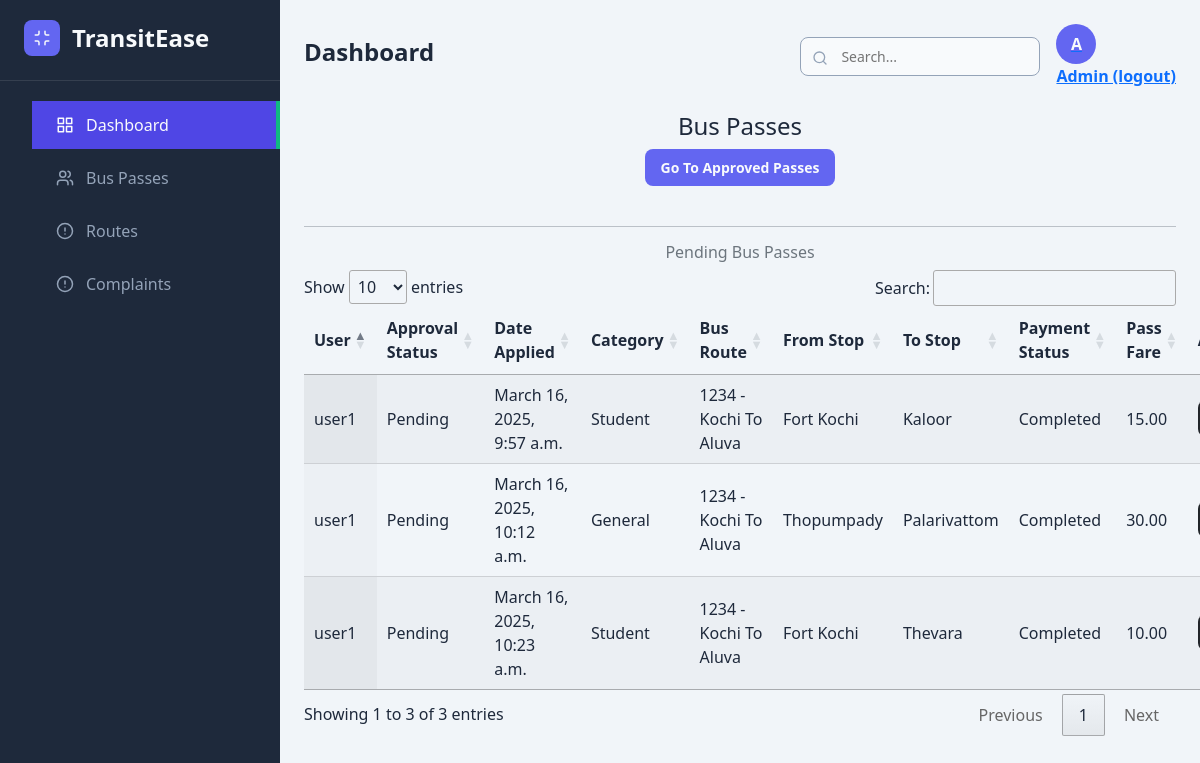
Page /admin_pending_passes/ (signed in) on the committed database.
### home/models.py (models this page shows, shortened)
class BusPass(models.Model):
    PROFESSION_CHOICES = (
        ('student', 'Student'),
        ('senior_citizen', 'Senior Citizen'),
        ('general', 'General'),
        ('government_employee', 'Government Employee'),
    )
    APPROVAL_STATUS_CHOICES = (
        ('pending', 'Pending'),
        ('approved', 'Approved'),
        ('rejected', 'Rejected'),
    )
    user = models.ForeignKey('CustomUser', on_delete=models.CASCADE, related_name='buspasses')
    photo = models.ImageField(upload_to='buspass_photos/', null=True, blank=True)
    id_proof = models.FileField(upload_to='id_proofs/', null=True, blank=True)
    approval_status = models.CharField(max_length=20, choices=APPROVAL_STATUS_CHOICES, default="pending")
    status = models.BooleanField(default=False)
    date_applied = models.DateTimeField(auto_now_add=True)
    date_approved = models.DateTimeField(null=True, blank=True)
    date_rejected = models.DateTimeField(null=True, blank=True)
    profession = models.CharField(max_length=100, choices=PROFESSION_CHOICES, default='general')
    bus_route = models.ForeignKey(BusRoute, on_delete=models.CASCADE, related_name='passes')
    from_stop = models.ForeignKey(BusStop, on_delete=models.CASCADE, related_name='passes_from')
    to_stop = models.ForeignKey(BusStop, on_delete=models.CASCADE, related_name='passes_to')
    valid_from = models.DateField()
    valid_until = models.DateField()
    payment_status = models.BooleanField(default=False)
    pass_validity_in_days = models.BigIntegerField(default=30)
    payment_order_id = models.CharField(max_length=100,null=True, blank=True)
    pass_fare = models.DecimalField(max_digits=10, decimal_places=2, null=True, blank=True)
    class Meta:
        verbose_name = 'bus pass'
        verbose_name_plural = 'bus passes'

class CustomUser(AbstractBaseUser, PermissionsMixin):
    username = models.CharField(max_length=50, unique=True, verbose_name='username')
    email = models.EmailField(unique=True)
    first_name = models.CharField(max_length=200, blank=True, null=True)
    last_name = models.CharField(max_length=200, blank=True, null=True)
    phone = models.CharField(max_length=20, null=True, blank=True)
    pro_pic = models.FileField(upload_to="profile_pic", null=True, blank=True)
    address = models.TextField(null=True, blank=True)
    is_active = models.BooleanField(default=True, verbose_name="active")
    is_staff = models.BooleanField(default=False, verbose_name="staff")
    date_joined = models.DateTimeField(auto_now_add=True)
    role = models.CharField(max_length=20, choices=(("user","user"),('admin',"admin"),("conductor","conductor")), default='user')
    objects = CustomUserManager()
    USERNAME_FIELD = 'username'
    REQUIRED_FIELDS = ["first_name","email"]
    class Meta:
        verbose_name='user'
        verbose_name_plural = "users"

class BusRoute(models.Model):
    route_name = models.CharField(max_length=100, unique=True)
    start_point = models.CharField(max_length=100)
    end_point = models.CharField(max_length=100)
    route_number = models.CharField(max_length=10, unique=True)
    class Meta:
        verbose_name = 'bus route'
        verbose_name_plural = 'bus routes'
    def __str__(self):
        return f"{self.route_number} - {self.route_name}"

class BusStop(models.Model):
    route = models.ForeignKey(BusRoute, on_delete=models.CASCADE, related_name="stops")
    stop_name = models.CharField(max_length=100)
    sequence_number = models.PositiveIntegerField()
    class Meta:
        verbose_name = 'bus stop'
        verbose_name_plural = 'bus stops'
        unique_together = ('route', 'sequence_number')
        ordering = ['route', 'sequence_number']

### home/views.py (the view)
# urls.py: path('admin_pending_passes/', views.admin_pending_passes, name='admin_pending_passes'),
@login_required(login_url='signin')
def admin_pending_passes(request):
    if not request.user.is_staff:
        messages.error(request, "You do not have permission to access this page.")
        return redirect('home')
    pending_passes = BusPass.objects.filter(status=False).order_by('date_applied')
    return render(request, 'admin/admin_pending_passes.html', {'pending_passes': pending_passes})

### templates/admin/admin_pending_passes.html (shortened to what this page needs)
{% extends 'admin/index.html' %}
{% block content %}
<div class="contanier">
    <div class="headder text-center">
        <h4>Bus Passes</h4>
        <a href="{%url 'admin_approved_passes' %}" class="btn btn-primary">Go To Approved Passes</a>
        <br><br>
        <hr>
        <h6 class="text-secondary">Pending Bus Passes</h6>
    </div>
    <link rel="stylesheet" href="https://cdn.datatables.net/1.11.5/css/jquery.dataTables.min.css">
    <table id="pendingPassesTable" class="display">
        <thead>
            <tr>
                <th>User</th>
                <th>Approval Status</th>
                <th>Date Applied</th>
               <th>Category</th>
                <th>Bus Route</th>
                <th>From Stop</th>
                <th>To Stop</th>
                <th>Payment Status</th>
                <th>Pass Fare</th>
                <th>Actions</th>
            </tr>
        </thead>
        <tbody>
            {% for pass in pending_passes %}
            <tr>
                <td>{{ pass.user.username }}</td>
                <td>{{ pass.get_approval_status_display }}</td>
                <td>{{ pass.date_applied }}</td>
                <td>{{ pass.get_profession_display }}</td>
                <td>{{ pass.bus_route }}</td>
                <td>{{ pass.from_stop.stop_name }}</td>
                <td>{{ pass.to_stop.stop_name }}</td>
                <td>{{ pass.payment_status|yesno:"Completed,Pending" }}</td>
                <td>{{ pass.pass_fare }}</td>
                <td>
                    <a href="{%url 'view_application' pass.id %}" class="btn btn-dark">View</a>
                </td>
            </tr>
            {% endfor %}
        </tbody>
    </table>
</div>
{% endblock  %}

### templates/admin/index.html (style rules this page uses)
:root { --primary: #6366f1; --primary-dark: #4f46e5; --secondary: #10b981; --dark: #1e293b; --light: #f8fafc; --gray: #94a3b8; --gray-light: #f1f5f9; --gray-dark: #334155; --danger: #ef4444; --warning: #f59e0b; --info: #3b82f6; }
* { margin: 0; padding: 0; box-sizing: border-box; font-family: 'Segoe UI', Tahoma, Geneva, Verdana, sans-serif; }
body { background-color: var(--gray-light); color: var(--dark); }
.btn { padding: 8px 16px; border-radius: 8px; font-size: 14px; font-weight: 600; cursor: pointer; transition: all 0.3s; border: none; }
.btn-primary { background-color: var(--primary); color: var(--light); }

### rows in the picture
BusPass: user.username "user1", approval_status "Pending", date_applied "March 16, 2025, 9:57 a.m.", profession "Student", bus_route "1234 - Kochi To Aluva", from_stop.stop_name "Fort Kochi", to_stop.stop_name "Kaloor", payment_status "Completed", pass_fare "15.00"
BusPass: user.username "user1", approval_status "Pending", date_applied "March 16, 2025, 10:12 a.m.", profession "General", bus_route "1234 - Kochi To Aluva", from_stop.stop_name "Thopumpady", to_stop.stop_name "Palarivattom", payment_status "Completed", pass_fare "30.00"
BusPass: user.username "user1", approval_status "Pending", date_applied "March 16, 2025, 10:23 a.m.", profession "Student", bus_route "1234 - Kochi To Aluva", from_stop.stop_name "Fort Kochi", to_stop.stop_name "Thevara", payment_status "Completed", pass_fare "10.00"
